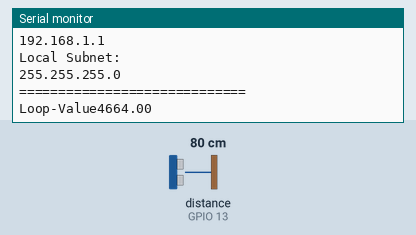
Recording of a sketch running on a simulated ESP8266 (NodeMCU). Shown: the last lines printed to the serial monitor. Wiring (inferred from the names in the program): ultrasonic range finder: trigger GPIO 12; echo GPIO 13. The inputs (shaded band) are chosen by the test bench; at power-on: distance to the obstacle (sensor on GPIO 13) 80 cm. The echo pulse lasts 58.3 µs per cm; WiFi joins after 1.5 s; servers stay silent unless stated.

Above: at 2.7 s.
2.8 s: distance to the obstacle (sensor on GPIO 13) set to 2 cm
At 4.9 s:
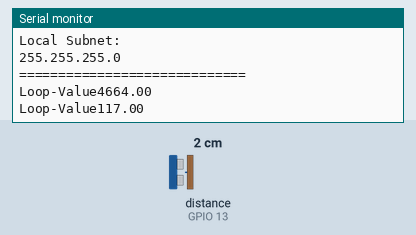
5.5 s: distance to the obstacle (sensor on GPIO 13) set to 4 cm
At 6.5 s:
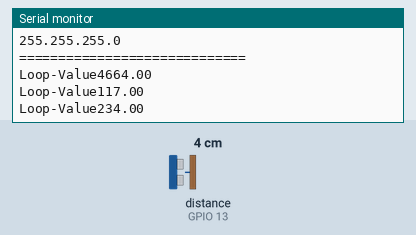
Timing chart, 0 to 8.5 s (numbered marks = the images above; inputs shaded):
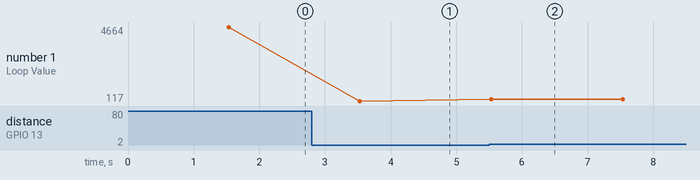

The sketch:

arduino-water-level-measurement.ino
```cpp
#include <ESP8266WiFi.h>
#include <WiFiClient.h>

const char* ssid = "<WLAN-Name>";
const char* password = "<WLAN-Passwort>";

// Replace with the URL of the server you want to send the POST request to
const char* host = "0.0.0.0";
const int httpPort = 8000;

//#define echo D7 // Echo Pin
//#define trigger D6 // Trigger Pin
int trigger = 12;
int echo = 13;

//Compute volume displayed on website
int getDuration() {
  // Declare variables
  float duration = 0.0;
    float durationM = 0.0;
  float maxDuration = 0.0;
  int measurements = 0;

  while (measurements < 21){
    digitalWrite(trigger, LOW);
    delayMicroseconds(2);
    digitalWrite(trigger, HIGH);
    delayMicroseconds(10);
    digitalWrite(trigger, LOW);
    durationM = pulseIn(echo, HIGH);
    Serial.print("Loop-Value");
    Serial.println(durationM);
    if (maxDuration < durationM) {
      maxDuration = durationM;
    }
    // Only take measurement if duration > 0
    if (durationM > 0 && durationM > maxDuration/2) {
      measurements++;
      duration += durationM;
    }
    delay(2000);
  }
/*
  digitalWrite(trigger, LOW);
  delayMicroseconds(2);
  digitalWrite(trigger, HIGH);
  delayMicroseconds(10);
  digitalWrite(trigger, LOW);
  duration = pulseIn(echo, HIGH);
*/
  duration = duration / float(measurements);
  Serial.println(duration);
  return int(duration);
}

void setup() {
  Serial.begin(115200);
  delay(10);

  pinMode(trigger, OUTPUT);
  pinMode(echo, INPUT);
  // Define fixed IP
  IPAddress ip(192, 168, 178, 111);
  IPAddress gateway(192, 168, 178, 1);
  IPAddress subnet(255, 255, 255, 0);

  // Connect to WiFi network
  WiFi.config(ip, gateway, subnet);

  WiFi.mode(WIFI_STA);
  Serial.println();
  Serial.println();
  Serial.print("Connecting to ");
  Serial.println(ssid);
  WiFi.begin(ssid, password);

  while (WiFi.status() != WL_CONNECTED) {
    delay(500);
    Serial.print(".");
  }

  Serial.println("");
  Serial.println("WiFi connected");

  // Start the server
  Serial.println("Server started");

  // Print the IP address
  Serial.println("=============================");
  Serial.print("ESP Board MAC Address:  ");
  Serial.println(WiFi.macAddress());
  Serial.println("Local IP:");
  Serial.println(WiFi.localIP());
  Serial.println("Local Gateway:");
  Serial.println(WiFi.gatewayIP());
  Serial.println("Local Subnet:");
  Serial.println(WiFi.subnetMask());
  Serial.println("=============================");
}

void loop() {
  int duration = getDuration();


  // Create a client object to handle the connection
  WiFiClient client;

  // Connect to the server
  if (!client.connect(host, httpPort)) {
    Serial.println("Connection to server failed");
    return;
  }


  // Define the URL and the payload of the POST request
  String url = "/api/v1/measurement";
  String payload = "{\"measurement\":\"" + String(duration) + "\"}";

  // Debugging output
  Serial.print("Sending POST request to ");
  Serial.println(host);

  // Send the POST request
  client.print("POST " + url + " HTTP/1.1\r\n" + "Host: " + host + "\r\n" + "Content-Type: application/json\r\n" + "Content-Length: " + payload.length() + "\r\n" + "Connection: close\r\n\r\n" + payload);

  // Debugging output: display the response from the server
  Serial.println("Response:");
  while (client.available()) {
    String line = client.readStringUntil('\r');
    Serial.print(line);
  }
  Serial.println();

  // Close the connection
  client.stop();

  // Wait for 5 seconds before sending another POST request
  delay(900000);
}
```

Measured:
- after the input at 2.8 s, the serial monitor: prints a new line after 0.73 s (image 1)
- after the input at 5.5 s, the serial monitor: prints a new line at once (image 2)
- plotted number 1: 4664 → 117 after the input at 2.8 s, 117 → 234 after the input at 5.5 s
